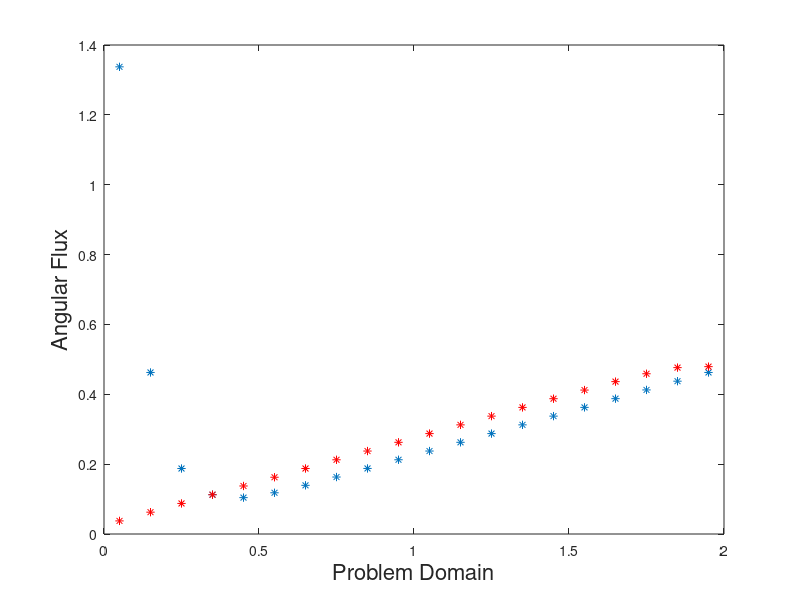

This chart was generated by the following MATLAB code:
% HW4, Question 3
clear all

fontsize = 16;

alpha = 0;
mu = 0.1;
Et = 1.0;
Es = 0.0;
h = 0.1;

mesh = 0:h:2;
elem_length = mesh(2);
coordinates = 0:(elem_length / 2):2;

q = 0.25 .* coordinates;

if (elem_length > 2 * mu / Et)
    disp('Warning: Negative flux!')
end


psi(1) = 2.0; % incoming flux boundary condition

% positive sweep
i = 1;

while i <= (length(coordinates) - 2)
% compute cell-centered value
psi(i + 1) = (q(i+1) + (2 / (1 + alpha)) * (abs(mu) * psi(i) ./ elem_length)) / (Et + (2 / (1 + alpha)) * abs(mu) / elem_length);

% compute out-going value
psi(i + 2) = (2 / (1 + alpha)) * psi(i + 1) - ((1 - alpha)/(1 + alpha)) * psi(i);

% move to next cell
i = i + 2;
end

% negative sweep - store the outgoing flux to apply periodic BC
i = length(coordinates);
psi_n(i) = psi(end);

while i > 2
    
    % compute the cell-centered flux
    psi_n(i - 1) = (q(i-1) + (2/(1 - alpha)) * (mu * psi_n(i) / elem_length)) / (Et + 2 * mu / (elem_length * (1 - alpha)));
    
    % compute the outgoing face flux
    psi_n(i - 2) = (2 / (1 - alpha)) * psi_n(i-1) - ((1+alpha)/(1-alpha)) * psi_n(i);
    
    i = i - 2;
end




% plot the cell-centered values of angular flux
plot(coordinates(2:2:end), psi(2:2:end), '*', coordinates(2:2:end), psi_n(2:2:end), 'r*')
%plot(coordinates(2:2:end), psi_n(2:2:end), 'r*')
xlabel('Problem Domain', 'FontSize', fontsize)
ylabel('Angular Flux', 'FontSize', fontsize)
